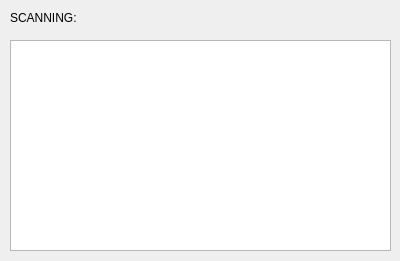
<?xml version="1.0" encoding="UTF-8"?>
<ui version="4.0">
 <class>Dialog</class>
 <widget class="QDialog" name="Dialog">
  <property name="geometry">
   <rect>
    <x>0</x>
    <y>0</y>
    <width>400</width>
    <height>261</height>
   </rect>
  </property>
  <property name="windowTitle">
   <string>Scanner</string>
  </property>
  <widget class="QListWidget" name="lstStatus">
   <property name="geometry">
    <rect>
     <x>10</x>
     <y>40</y>
     <width>381</width>
     <height>211</height>
    </rect>
   </property>
  </widget>
  <widget class="QLabel" name="label">
   <property name="geometry">
    <rect>
     <x>10</x>
     <y>10</y>
     <width>131</width>
     <height>16</height>
    </rect>
   </property>
   <property name="text">
    <string>SCANNING:</string>
   </property>
  </widget>
 </widget>
 <resources/>
 <connections/>
</ui>
